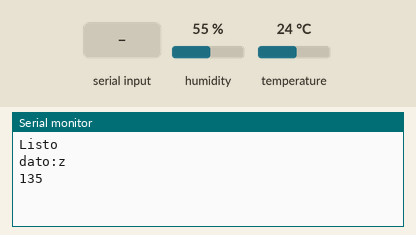
This sketch was run on a simulated Arduino Mega 2560, built with avr-gcc and run on an emulated ATmega2560. Shown: the last lines printed to the serial monitor. The test bench sets the inputs (shaded band); at power-on: humidity 55 %, temperature 24 °C.

Above: at 3.0 s.
3.1 s: "1" received over the second serial link
At 4.3 s:
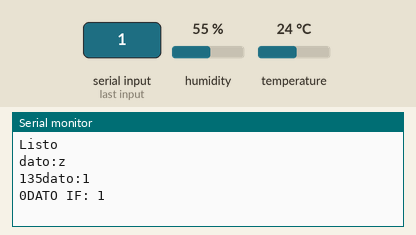
5.5 s: "0" received over the second serial link
At 7.3 s:
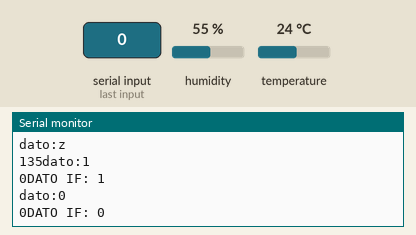

The sketch:

BLE_HUM.ino
```cpp
#include <SoftwareSerial.h>
#include "DHT.h"
#include "Arduino.h"
#include "WString.h"


#define DHTTYPE1 DHT22   // DHT 21 (AM2301)
#define  BLE Serial1

char dato = 'z';
const int DHTPin1 = 9;
String valor, valor1;

DHT dht1(DHTPin1, DHTTYPE1);

String floatToString(float number, int decimalPlaces){
  char buffer[20]; // Suficientemente grande para contener el número como cadena
  dtostrf(number, 0, decimalPlaces, buffer); // Convierte el float a una cadena con el número deseado de decimales
  return String(buffer); // Convierte el buffer en un objeto String
}

void setup()
{
  Serial.begin(9600);
  Serial.println("Listo");
  BLE.begin(38400);

  dht1.begin();
}

void loop() {

  delay(2000);
  float h1 = dht1.readHumidity();
  float t1 = dht1.readTemperature();

  if (BLE.available()) {
    dato = (char) BLE.read();
  }
  Serial.print("dato:");
  Serial.println(dato);
  Serial.print(strcmp(dato, 'a'));
  if (strcmp(dato, 'a') == 0) {
    Serial.print("DATO IF: ");
    Serial.println(dato);
    valor = floatToString(h1,2);
    valor1 = floatToString(t1,2);
    BLE.println(valor+","+valor1);
    dato = 'z';
  }
}
```

Measured:
- after the input at 3.1 s, the serial monitor: prints a new line after 0.91 s (image 1)
- after the input at 5.5 s, the serial monitor: prints a new line after 0.52 s (image 2)
